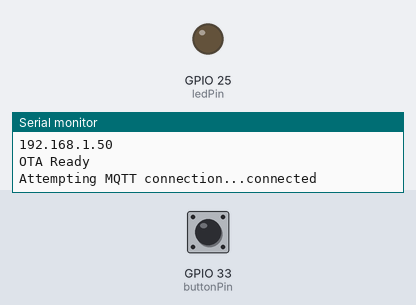
Simulated run of this sketch. Board: ESP32. Shown: output pins drawn as LEDs (lit = HIGH), the last lines printed to the serial monitor. The inputs (shaded band) are chosen by the test bench; at power-on: GPIO 33 (buttonPin) HIGH. WiFi joins after 1.5 s; servers stay silent unless stated; no MQTT or app messages arrive unless stated; not simulated (calls return 0 or success): ../../secrets.h.

Above: at 2.7 s.
2.8 s: GPIO 33 (buttonPin) pulled LOW for 0.15 s
At 2.87 s:
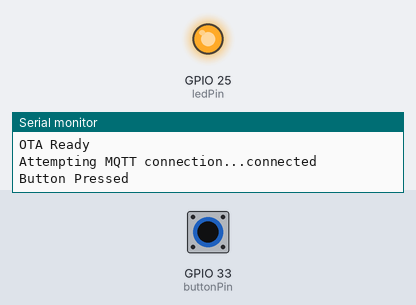
4.4 s: GPIO 33 (buttonPin) pulled LOW for 3.2 s
At 8.4 s:
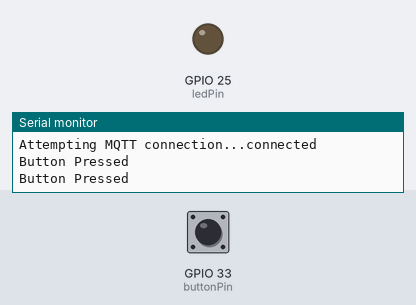
Timing chart, 0 to 9.9 s (numbered marks = the images above; inputs shaded):
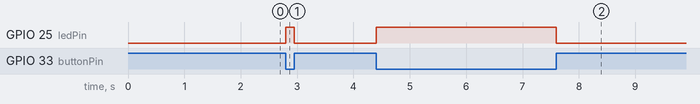

Measured:
- after the input at 2.8 s, GPIO 25 (ledPin): LOW → HIGH at once, → LOW 0.15 s later
- after the input at 4.4 s, GPIO 25 (ledPin): LOW → HIGH at once, → LOW 3.2 s later

The sketch:

doorbell_V1.ino
```cpp
// Doorbell imitation device
// Once 'doorbell' is pressed on breadboard, publish to MQTT so Home assistant can play doorbell sounds on my computer

#include "../../secrets.h"
#include <WiFi.h>
#include <DHT.h>
#include <PubSubClient.h>
#include <ArduinoOTA.h>

// constants
const int buttonPin = 33;
const int ledPin = 25;

// --- MQTT Settings ---
const int mqtt_port = 1883;
const char* mqtt_topic = "home/doorbell";

WiFiClient espClient;
PubSubClient client(espClient);

int buttonState = 0;
int lastButtonState = HIGH;

void setup_wifi() {
  Serial.println();
  Serial.print("Connecting to ");
  Serial.println(WIFI_SSID);

  WiFi.mode(WIFI_STA); //Station mode
  WiFi.begin(WIFI_SSID, WIFI_PASSWORD);

  int retries = 0;
  while (WiFi.status() != WL_CONNECTED) {
    delay(500);
    Serial.print(".");
    retries++;
    if (retries > 20) { // After 10 seconds give up
      Serial.println("Failed to connect to WiFi!");
      retries = 0;
      return;
    }
  }

  Serial.println("");
  Serial.println("WiFi connected!");
  Serial.println("IP address: ");
  Serial.println(WiFi.localIP());
}

void reconnect() {
  // Loop until reconnected
  while (!client.connected()) {
    Serial.print("Attempting MQTT connection...");
    // Attempt to connect
    if (client.connect("ESP32Client", MQTT_USER, MQTT_PASSWORD)) {
      Serial.println("connected");
    } else {
      Serial.print("failed, rc=");
      Serial.print(client.state());
      Serial.println(" try again in 5 seconds");
      delay(5000);
    }
  }
}


void setup_OTA() {
  // OTA Setup
  ArduinoOTA.setHostname(DOORBELL_OTA_HOSTNAME);
  ArduinoOTA.setPassword(DOORBELL_OTA_PASSWORD);

  ArduinoOTA.onStart([]() {
    Serial.println("Start updating...");
  });
  ArduinoOTA.onEnd([]() {
    Serial.println("\nEnd");
  });
  ArduinoOTA.onError([](ota_error_t error) {
    Serial.printf("Error[%u]: ", error);
    if (error == OTA_AUTH_ERROR) Serial.println("Auth Failed");
    else if (error == OTA_BEGIN_ERROR) Serial.println("Begin Failed");
    else if (error == OTA_CONNECT_ERROR) Serial.println("Connect Failed");
    else if (error == OTA_RECEIVE_ERROR) Serial.println("Receive Failed");
    else if (error == OTA_END_ERROR) Serial.println("End Failed");
  });
  ArduinoOTA.begin();
  Serial.println("OTA Ready");
}


void setup() {
  Serial.begin(115200);
   // initialize the LED pin as an output:
  pinMode(ledPin, OUTPUT);
  // initialize the pushbutton pin as an input:
  pinMode(buttonPin, INPUT_PULLUP);

  setup_wifi(); //Call wifi setup
  while (WiFi.status() != WL_CONNECTED) {
    delay(500);
    Serial.print(".");
  }

  setup_OTA(); //Call OTA setup

  client.setServer(MQTT_SERVER, 1883); //Set MQTT server

}

void loop() {
  ArduinoOTA.handle();

  if (!client.connected()) {
    reconnect();
  }
  client.loop();

  // Read the state
  buttonState = digitalRead(buttonPin);

  // Detect a press, LOW = Pressed
  if (buttonState == LOW && lastButtonState == HIGH) {
    Serial.println("Button Pressed");
    digitalWrite(ledPin, HIGH);

    //Publish to MQTT for Homeassistant to hear
    client.publish(mqtt_topic, "pressed");
  }
  else if (buttonState == HIGH && lastButtonState == LOW) {
    // Button released
    digitalWrite(ledPin, LOW);
    client.publish(mqtt_topic, "unpressed");
  }

  // Save the current state for next loop
  lastButtonState = buttonState;
}
```
